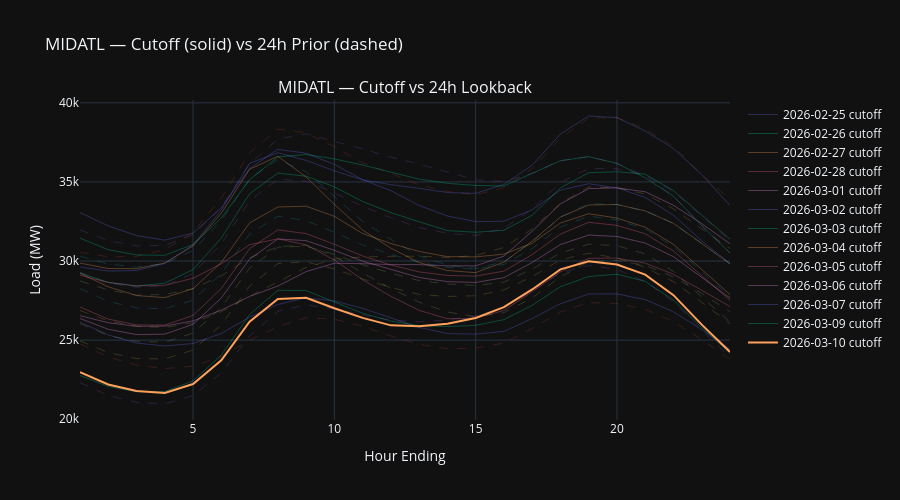
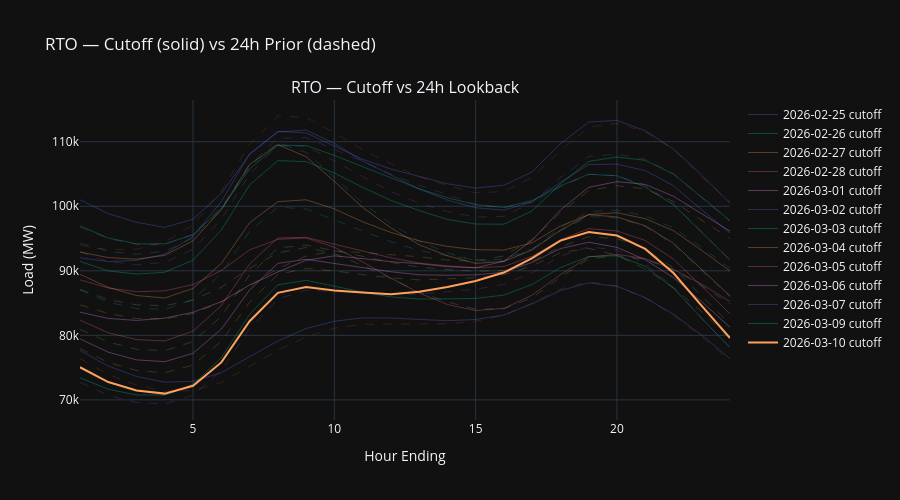
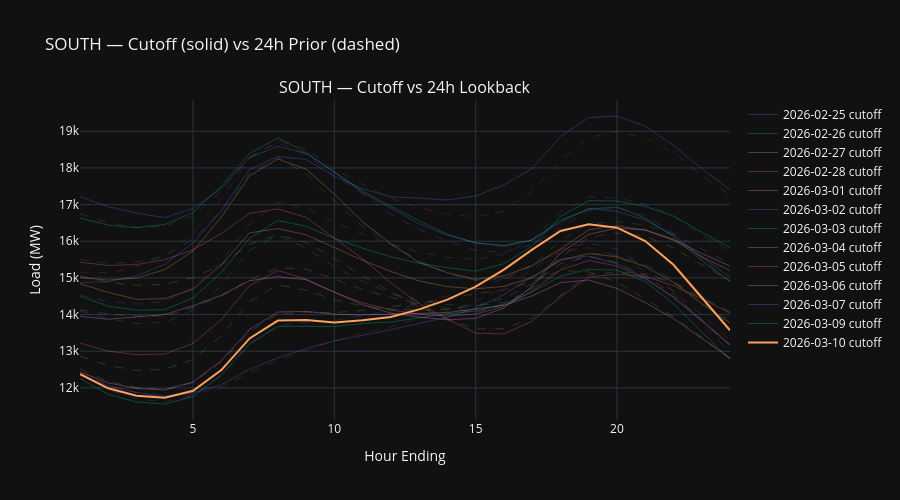
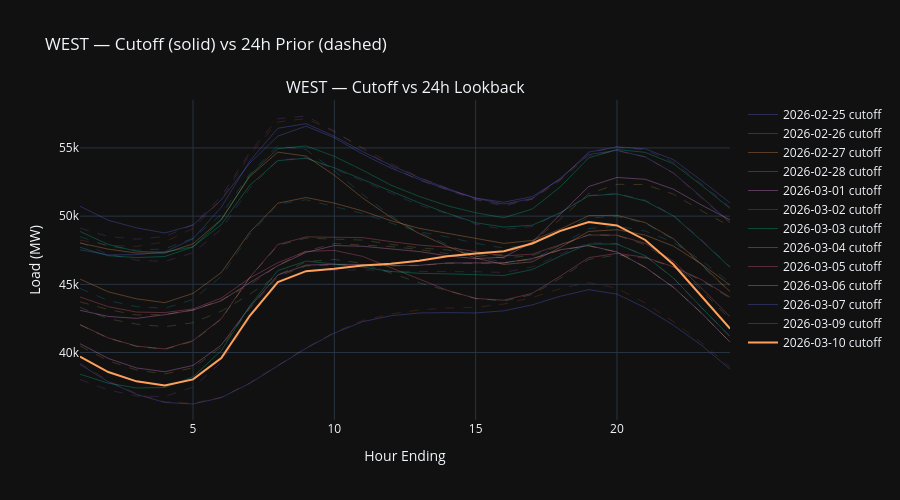

The notebook cell these images were saved under, in order:
### Code cell
# Same view for all dates — one chart per region, lines per forecast_date
for region in regions:
    rdf = df[df["region"] == region].copy()
    dates = sorted(rdf["forecast_date"].unique())

    fig = make_subplots(
        rows=1, cols=1,
        subplot_titles=[f"{region} — Cutoff vs 24h Lookback"],
    )

    for j, d in enumerate(dates):
        ddf = rdf[rdf["forecast_date"] == d].sort_values("hour_ending")
        opacity = 0.3 if d != latest_date else 1.0
        # Cutoff
        fig.add_trace(go.Scatter(
            x=ddf["hour_ending"], y=ddf["cutoff_load_mw"],
            name=f"{d} cutoff",
            line=dict(width=2 if d == latest_date else 1),
            opacity=opacity,
            showlegend=True,
        ))
        # 24h lookback (dashed)
        fig.add_trace(go.Scatter(
            x=ddf["hour_ending"], y=ddf["load_mw_24h"],
            name=f"{d} 24h",
            line=dict(dash="dash", width=1),
            opacity=opacity * 0.6,
            showlegend=False,
        ))

    fig.update_layout(
        height=500, template="plotly_dark",
        title=f"{region} — Cutoff (solid) vs 24h Prior (dashed)",
        xaxis_title="Hour Ending", yaxis_title="Load (MW)",
    )
    fig.show()
